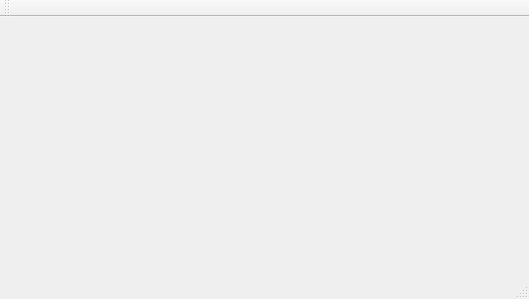
<?xml version="1.0" encoding="UTF-8"?>
<ui version="4.0">
 <class>MainWindow</class>
 <widget class="QMainWindow" name="MainWindow">
  <property name="geometry">
   <rect>
    <x>0</x>
    <y>0</y>
    <width>529</width>
    <height>299</height>
   </rect>
  </property>
  <property name="windowTitle">
   <string>MainWindow</string>
  </property>
  <widget class="QWidget" name="centralWidget"/>
  <widget class="QMenuBar" name="menuBar">
   <property name="geometry">
    <rect>
     <x>0</x>
     <y>0</y>
     <width>529</width>
     <height>21</height>
    </rect>
   </property>
  </widget>
  <widget class="QToolBar" name="mainToolBar">
   <attribute name="toolBarArea">
    <enum>TopToolBarArea</enum>
   </attribute>
   <attribute name="toolBarBreak">
    <bool>false</bool>
   </attribute>
  </widget>
  <widget class="QStatusBar" name="statusBar"/>
 </widget>
 <layoutdefault spacing="6" margin="11"/>
 <resources/>
 <connections/>
</ui>
